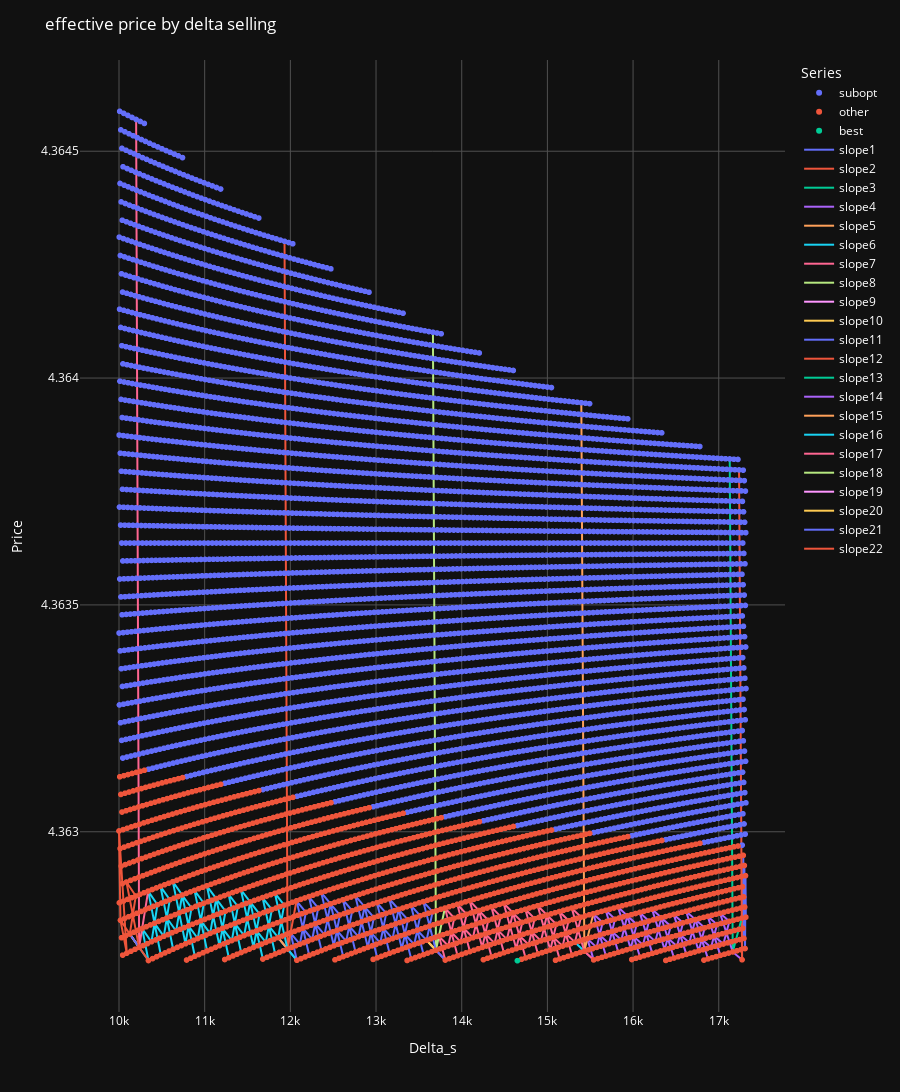

The notebook cell this image was saved under:
### Code cell
# Convert your data lists to Pandas DataFrames for easier handling
df1 = pd.DataFrame(perfect, columns=['delta_b', 'delta_s', 'price'])
df2 = pd.DataFrame(best_imperfect, columns=['delta_b', 'delta_s', 'price'])
df3 = pd.DataFrame(other_imperfect, columns=['delta_b', 'delta_s', 'price'])
df4 = pd.DataFrame(delta_b_too_low, columns=['delta_b', 'delta_s', 'price'])
df5 = pd.DataFrame(suboptimal_delta_b, columns=['delta_b', 'delta_s', 'price'])
# df6 = pd.DataFrame(first_slope, columns=['delta_b', 'delta_s', 'price'])
# df7 = pd.DataFrame(second_slope, columns=['delta_b', 'delta_s', 'price'])
slopes_df = [pd.DataFrame(slope, columns=['delta_b', 'delta_s', 'price']) for slope in slopes]
for i in range(len(slopes_df)):
    slopes_df[i]['Series'] = 'slope' + str(i + 1)

# Combine the dataframes with an identifier column
df1['Series'] = 'Without'
df2['Series'] = 'best'
df3['Series'] = 'other'
# df4['Series'] = 'Delta_b too low'
df5['Series'] = 'subopt'
# df6['Series'] = '1st'
# df7['Series'] = '2nd'
# pd.concat([df5, df1, df3] + slopes_df + [df2])
combined_df = pd.concat([df5, df1, df3, df2]) 

# Add a new column for point size based on the series
# Assuming 'Series' is a column that identifies each series
# series_size_mapping = {series: i+1 for i, series in enumerate(combined_df['Series'].unique())}
# combined_df['point_size'] = combined_df['Series'].map(series_size_mapping)

# Sort the DataFrame in reverse order of point size
# combined_df = combined_df.sort_values(by='point_size', ascending=False)

# Create an interactive scatter plot
fig = px.scatter(combined_df, x='delta_s', y='price', color='Series', #size='point_size',
                 hover_data=['delta_b', 'delta_s', 'price'])

# Add lines for specified series
# for series in slopes_df:
#     fig.add_trace(px.line(series, x='delta_s', y='price', color='Series').data[0])

# Concatenate all DataFrames in slopes_df
all_slopes_df = pd.concat(slopes_df)
# Create a line plot for all slopes
line_fig = px.line(all_slopes_df, x='delta_s', y='price', color='Series', hover_data=['delta_b', 'delta_s', 'price'])

# Add each line trace individually
for trace in line_fig.data:
    fig.add_trace(trace)

# Update marker properties to have darker outlines
# fig.update_traces(marker=dict(line=dict(width=1, color='rgba(40,40,40,1)')))  # Adjust the color as needed

# Update marker properties to remove outlines or match the fill color
fig.update_traces(marker=dict(line=dict(width=0)))  # Removes the outline

# Alternatively, to set the outline to the same color as the fill:
# fig.update_traces(marker=dict(line=dict(width=1, color='SAME_COLOR')))


# Update the layout for dark mode
fig.update_layout(
    title='Scatter Plot in Dark Mode',
    plot_bgcolor='rgb(17,17,17)',  # Dark plot background
    paper_bgcolor='rgb(17,17,17)',  # Dark paper background
    font_color='white',  # White text for better contrast
    xaxis=dict(
        gridcolor='rgb(80,80,80)',  # Darker gridlines
    ),
    yaxis=dict(
        gridcolor='rgb(80,80,80)',  # Darker gridlines
    )
)

# Add plot titles and labels
fig.update_layout(title='effective price by delta selling',
                  xaxis_title='Delta_s',
                  yaxis_title='Price',
                  # showlegend=False,
                  height=1600)
                  

# fig.update_yaxes(range=[combined_df['price'].min(), combined_df['price'].max()])  # Adjust the range as needed

# # Sort the DataFrame by 'ratio' in descending order
# sorted_df = combined_df.sort_values(by='price', ascending=False)

# # Adding a line that connects the dots in decreasing order of their y-value
# fig.add_trace(px.line(sorted_df, x='delta_b', y='price').data[0])

# # Find the five lowest unique y-values (ratios)
# lowest_ratios = combined_df['price'].unique()
# lowest_ratios.sort()

# # Group by 'ratio' and draw lines for each of the five lowest ratios
# for price in lowest_ratios[:20]:
#     group = combined_df[combined_df['price'] == price]
#     # Sort each group by 'delta_b' to make line connections logical
#     sorted_group = group.sort_values(by='delta_b')
#     fig.add_trace(px.line(sorted_group, x='delta_b', y='price').data[0])

# # Adjusting the plot size and layout
# fig.update_layout(title='Scatter Plot with Lines for Lowest Y-values',
#                   xaxis_title='Delta_b',
#                   yaxis_title='Price',
#                   height=800)

# Show the plot
fig.show()

### Figure 1 — Plotly figure (JSON) as saved in the notebook; plotly's stock layout.template omitted (floating-point values rounded to 4 significant figures; data arrays with more than 128 entries replaced by an {"elided": "..."} marker saying what was removed)
{"data": [{"customdata": {"elided": "5641x1 int values"}, "hovertemplate": "Series=subopt<br>delta_s=%{x}<br>price=%{y}<br>delta_b=%{customdata[0]}<extra></extra>", "legendgroup": "subopt", "marker": {"color": "#636efa", "line": {"width": 0}, "symbol": "circle"}, "mode": "markers", "name": "subopt", "showlegend": true, "type": "scattergl", "x": {"elided": "5641 int values"}, "xaxis": "x", "y": {"elided": "5641 float values"}, "yaxis": "y"}, {"customdata": {"elided": "1677x1 int values"}, "hovertemplate": "Series=other<br>delta_s=%{x}<br>price=%{y}<br>delta_b=%{customdata[0]}<extra></extra>", "legendgroup": "other", "marker": {"color": "#EF553B", "line": {"width": 0}, "symbol": "circle"}, "mode": "markers", "name": "other", "showlegend": true, "type": "scattergl", "x": {"elided": "1677 int values"}, "xaxis": "x", "y": {"elided": "1677 float values"}, "yaxis": "y"}, {"customdata": [[3358]], "hovertemplate": "Series=best<br>delta_s=%{x}<br>price=%{y}<br>delta_b=%{customdata[0]}<extra></extra>", "legendgroup": "best", "marker": {"color": "#00cc96", "line": {"width": 0}, "symbol": "circle"}, "mode": "markers", "name": "best", "showlegend": true, "type": "scattergl", "x": [14650], "xaxis": "x", "y": [4.363], "yaxis": "y"}, {"customdata": [[3969], [3968], [3967], [3966], [3965], [3964], [3963], [3962], [3961], [3960], [3959]], "hovertemplate": "Series=slope1<br>delta_s=%{x}<br>price=%{y}<br>delta_b=%{customdata[0]}<extra></extra>", "legendgroup": "slope1", "line": {"color": "#636efa", "dash": "solid"}, "marker": {"line": {"width": 0}, "symbol": "circle"}, "mode": "lines", "name": "slope1", "orientation": "v", "showlegend": true, "type": "scatter", "x": [17316, 17312, 17307, 17303, 17299, 17294, 17290, 17286, 17281, 17277, 17272], "xaxis": "x", "y": [4.363, 4.363, 4.363, 4.363, 4.363, 4.363, 4.363, 4.363, 4.363, 4.363, 4.363], "yaxis": "y"}, {"customdata": [[3959], [3950]], "hovertemplate": "Series=slope2<br>delta_s=%{x}<br>price=%{y}<br>delta_b=%{customdata[0]}<extra></extra>", "legendgroup": "slope2", "line": {"color": "#EF553B", "dash": "solid"}, "marker": {"line": {"width": 0}, "symbol": "circle"}, "mode": "lines", "name": "slope2", "orientation": "v", "showlegend": true, "type": "scatter", "x": [17272, 17237], "xaxis": "x", "y": [4.363, 4.364], "yaxis": "y"}, {"customdata": [[3958], [3950], [3950], [3942], [3942], [3934], [3934], [3925]], "hovertemplate": "Series=slope3<br>delta_s=%{x}<br>price=%{y}<br>delta_b=%{customdata[0]}<extra></extra>", "legendgroup": "slope3", "line": {"color": "#00cc96", "dash": "solid"}, "marker": {"line": {"width": 0}, "symbol": "circle"}, "mode": "lines", "name": "slope3", "orientation": "v", "showlegend": true, "type": "scatter", "x": [17268, 17233, 17233, 17198, 17198, 17163, 17163, 17128], "xaxis": "x", "y": [4.363, 4.363, 4.363, 4.363, 4.363, 4.363, 4.363, 4.364], "yaxis": "y"}, {"customdata": [[3959], [3934], [3900], [3925], [3909], [3884], [3901], [3867], [3892], [3876], [3851], [3868], [3834], [3859], [3843], [3809], [3834], [3818], [3793], [3810], [3776], [3801], [3785], [3760], [3777], [3743], [3768], [3752], [3718], [3743], [3727], [3702], [3719], [3685], [3710], [3694], [3669], [3686], [3652], [3677], [3661], [3627], [3652], [3636], [3611], [3628], [3594], [3619], [3603], [3578], [3595], [3561], [3586], [3570], [3545], [3562], [3537]], "hovertemplate": "Series=slope4<br>delta_s=%{x}<br>price=%{y}<br>delta_b=%{customdata[0]}<extra></extra>", "legendgroup": "slope4", "line": {"color": "#ab63fa", "dash": "solid"}, "marker": {"line": {"width": 0}, "symbol": "circle"}, "mode": "lines", "name": "slope4", "orientation": "v", "showlegend": true, "type": "scatter", "x": [17272, 17163, 17015, 17124, 17054, 16945, 17019, 16871, 16980, 16910, 16801, 16875, 16727, 16836, 16766, 16618, 16727, 16657, 16548, 16622, 16474, 16583, 16513, 16404, 16478, 16330, 16439, 16369, 16221, 16330, 16260, 16151, 16225, 16077, 16186, 16116, 16007, 16081, 15933, 16042, 15972, 15824, 15933, 15863, 15754, 15828, 15680, 15789, 15719, 15610, 15684, 15536, 15645, 15575, 15466, 15540, 15431], "xaxis": "x", "y": [4.363, 4.363, 4.363, 4.363, 4.363, 4.363, 4.363, 4.363, 4.363, 4.363, 4.363, 4.363, 4.363, 4.363, 4.363, 4.363, 4.363, 4.363, 4.363, 4.363, 4.363, 4.363, 4.363, 4.363, 4.363, 4.363, 4.363, 4.363, 4.363, 4.363, 4.363, 4.363, 4.363, 4.363, 4.363, 4.363, 4.363, 4.363, 4.363, 4.363, 4.363, 4.363, 4.363, 4.363, 4.363, 4.363, 4.363, 4.363, 4.363, 4.363, 4.363, 4.363, 4.363, 4.363, 4.363, 4.363, 4.363], "yaxis": "y"}, {"customdata": [[3561], [3553], [3553], [3545], [3545], [3537], [3537], [3528]], "hovertemplate": "Series=slope5<br>delta_s=%{x}<br>price=%{y}<br>delta_b=%{customdata[0]}<extra></extra>", "legendgroup": "slope5", "line": {"color": "#FFA15A", "dash": "solid"}, "marker": {"line": {"width": 0}, "symbol": "circle"}, "mode": "lines", "name": "slope5", "orientation": "v", "showlegend": true, "type": "scatter", "x": [15536, 15501, 15501, 15466, 15466, 15431, 15431, 15396], "xaxis": "x", "y": [4.363, 4.363, 4.363, 4.363, 4.363, 4.363, 4.363, 4.364], "yaxis": "y"}, {"customdata": [[3537], [3512]], "hovertemplate": "Series=slope6<br>delta_s=%{x}<br>price=%{y}<br>delta_b=%{customdata[0]}<extra></extra>", "legendgroup": "slope6", "line": {"color": "#19d3f3", "dash": "solid"}, "marker": {"line": {"width": 0}, "symbol": "circle"}, "mode": "lines", "name": "slope6", "orientation": "v", "showlegend": true, "type": "scatter", "x": [15431, 15322], "xaxis": "x", "y": [4.363, 4.363], "yaxis": "y"}, {"customdata": [[3562], [3537], [3503], [3528], [3512], [3487], [3504], [3470], [3495], [3479], [3454], [3471], [3437], [3462], [3446], [3412], [3437], [3421], [3396], [3413], [3379], [3404], [3388], [3363], [3380], [3346], [3371], [3355], [3321], [3346], [3330], [3305], [3322], [3288], [3313], [3297], [3272], [3289], [3255], [3280], [3264], [3230], [3255], [3239], [3214], [3231], [3197], [3222], [3206], [3181], [3198], [3164], [3189], [3173], [3148], [3165], [3140]], "hovertemplate": "Series=slope7<br>delta_s=%{x}<br>price=%{y}<br>delta_b=%{customdata[0]}<extra></extra>", "legendgroup": "slope7", "line": {"color": "#FF6692", "dash": "solid"}, "marker": {"line": {"width": 0}, "symbol": "circle"}, "mode": "lines", "name": "slope7", "orientation": "v", "showlegend": true, "type": "scatter", "x": [15540, 15431, 15283, 15392, 15322, 15213, 15287, 15139, 15248, 15178, 15069, 15143, 14995, 15104, 15034, 14886, 14995, 14925, 14816, 14890, 14742, 14851, 14781, 14672, 14746, 14598, 14707, 14637, 14489, 14598, 14528, 14419, 14493, 14345, 14454, 14384, 14275, 14349, 14201, 14310, 14240, 14092, 14201, 14131, 14022, 14096, 13948, 14057, 13987, 13878, 13952, 13804, 13913, 13843, 13734, 13808, 13699], "xaxis": "x", "y": [4.363, 4.363, 4.363, 4.363, 4.363, 4.363, 4.363, 4.363, 4.363, 4.363, 4.363, 4.363, 4.363, 4.363, 4.363, 4.363, 4.363, 4.363, 4.363, 4.363, 4.363, 4.363, 4.363, 4.363, 4.363, 4.363, 4.363, 4.363, 4.363, 4.363, 4.363, 4.363, 4.363, 4.363, 4.363, 4.363, 4.363, 4.363, 4.363, 4.363, 4.363, 4.363, 4.363, 4.363, 4.363, 4.363, 4.363, 4.363, 4.363, 4.363, 4.363, 4.363, 4.363, 4.363, 4.363, 4.363, 4.363], "yaxis": "y"}, {"customdata": [[3164], [3156], [3156], [3148], [3148], [3140], [3140], [3131]], "hovertemplate": "Series=slope8<br>delta_s=%{x}<br>price=%{y}<br>delta_b=%{customdata[0]}<extra></extra>", "legendgroup": "slope8", "line": {"color": "#B6E880", "dash": "solid"}, "marker": {"line": {"width": 0}, "symbol": "circle"}, "mode": "lines", "name": "slope8", "orientation": "v", "showlegend": true, "type": "scatter", "x": [13804, 13769, 13769, 13734, 13734, 13699, 13699, 13664], "xaxis": "x", "y": [4.363, 4.363, 4.363, 4.363, 4.363, 4.363, 4.363, 4.364], "yaxis": "y"}, {"customdata": [[3140], [3115]], "hovertemplate": "Series=slope9<br>delta_s=%{x}<br>price=%{y}<br>delta_b=%{customdata[0]}<extra></extra>", "legendgroup": "slope9", "line": {"color": "#FF97FF", "dash": "solid"}, "marker": {"line": {"width": 0}, "symbol": "circle"}, "mode": "lines", "name": "slope9", "orientation": "v", "showlegend": true, "type": "scatter", "x": [13699, 13590], "xaxis": "x", "y": [4.363, 4.363], "yaxis": "y"}, {"customdata": [[3140], [3115]], "hovertemplate": "Series=slope10<br>delta_s=%{x}<br>price=%{y}<br>delta_b=%{customdata[0]}<extra></extra>", "legendgroup": "slope10", "line": {"color": "#FECB52", "dash": "solid"}, "marker": {"line": {"width": 0}, "symbol": "circle"}, "mode": "lines", "name": "slope10", "orientation": "v", "showlegend": true, "type": "scatter", "x": [13699, 13590], "xaxis": "x", "y": [4.363, 4.363], "yaxis": "y"}, {"customdata": [[3165], [3140], [3106], [3131], [3115], [3090], [3107], [3073], [3098], [3082], [3057], [3074], [3040], [3065], [3049], [3015], [3040], [3024], [2999], [3016], [2982], [3007], [2991], [2966], [2983], [2949], [2974], [2958], [2924], [2949], [2933], [2908], [2925], [2891], [2916], [2900], [2875], [2892], [2858], [2883], [2867], [2833], [2858], [2842], [2817], [2834], [2800], [2825], [2809], [2784], [2801], [2767], [2792], [2776], [2751], [2768], [2743]], "hovertemplate": "Series=slope11<br>delta_s=%{x}<br>price=%{y}<br>delta_b=%{customdata[0]}<extra></extra>", "legendgroup": "slope11", "line": {"color": "#636efa", "dash": "solid"}, "marker": {"line": {"width": 0}, "symbol": "circle"}, "mode": "lines", "name": "slope11", "orientation": "v", "showlegend": true, "type": "scatter", "x": [13808, 13699, 13551, 13660, 13590, 13481, 13555, 13407, 13516, 13446, 13337, 13411, 13263, 13372, 13302, 13154, 13263, 13193, 13084, 13158, 13010, 13119, 13049, 12940, 13014, 12866, 12975, 12905, 12757, 12866, 12796, 12687, 12761, 12613, 12722, 12652, 12543, 12617, 12469, 12578, 12508, 12360, 12469, 12399, 12290, 12364, 12216, 12325, 12255, 12146, 12220, 12072, 12181, 12111, 12002, 12076, 11967], "xaxis": "x", "y": [4.363, 4.363, 4.363, 4.363, 4.363, 4.363, 4.363, 4.363, 4.363, 4.363, 4.363, 4.363, 4.363, 4.363, 4.363, 4.363, 4.363, 4.363, 4.363, 4.363, 4.363, 4.363, 4.363, 4.363, 4.363, 4.363, 4.363, 4.363, 4.363, 4.363, 4.363, 4.363, 4.363, 4.363, 4.363, 4.363, 4.363, 4.363, 4.363, 4.363, 4.363, 4.363, 4.363, 4.363, 4.363, 4.363, 4.363, 4.363, 4.363, 4.363, 4.363, 4.363, 4.363, 4.363, 4.363, 4.363, 4.363], "yaxis": "y"}, {"customdata": [[2767], [2759], [2759], [2751], [2751], [2743], [2743], [2734]], "hovertemplate": "Series=slope12<br>delta_s=%{x}<br>price=%{y}<br>delta_b=%{customdata[0]}<extra></extra>", "legendgroup": "slope12", "line": {"color": "#EF553B", "dash": "solid"}, "marker": {"line": {"width": 0}, "symbol": "circle"}, "mode": "lines", "name": "slope12", "orientation": "v", "showlegend": true, "type": "scatter", "x": [12072, 12037, 12037, 12002, 12002, 11967, 11967, 11932], "xaxis": "x", "y": [4.363, 4.363, 4.363, 4.363, 4.363, 4.363, 4.363, 4.364], "yaxis": "y"}, {"customdata": [[2743], [2718]], "hovertemplate": "Series=slope13<br>delta_s=%{x}<br>price=%{y}<br>delta_b=%{customdata[0]}<extra></extra>", "legendgroup": "slope13", "line": {"color": "#00cc96", "dash": "solid"}, "marker": {"line": {"width": 0}, "symbol": "circle"}, "mode": "lines", "name": "slope13", "orientation": "v", "showlegend": true, "type": "scatter", "x": [11967, 11858], "xaxis": "x", "y": [4.363, 4.363], "yaxis": "y"}, {"customdata": [[2743], [2718]], "hovertemplate": "Series=slope14<br>delta_s=%{x}<br>price=%{y}<br>delta_b=%{customdata[0]}<extra></extra>", "legendgroup": "slope14", "line": {"color": "#ab63fa", "dash": "solid"}, "marker": {"line": {"width": 0}, "symbol": "circle"}, "mode": "lines", "name": "slope14", "orientation": "v", "showlegend": true, "type": "scatter", "x": [11967, 11858], "xaxis": "x", "y": [4.363, 4.363], "yaxis": "y"}, {"customdata": [[2743], [2718]], "hovertemplate": "Series=slope15<br>delta_s=%{x}<br>price=%{y}<br>delta_b=%{customdata[0]}<extra></extra>", "legendgroup": "slope15", "line": {"color": "#FFA15A", "dash": "solid"}, "marker": {"line": {"width": 0}, "symbol": "circle"}, "mode": "lines", "name": "slope15", "orientation": "v", "showlegend": true, "type": "scatter", "x": [11967, 11858], "xaxis": "x", "y": [4.363, 4.363], "yaxis": "y"}, {"customdata": [[2768], [2743], [2709], [2734], [2718], [2693], [2710], [2676], [2701], [2685], [2660], [2677], [2643], [2668], [2652], [2618], [2643], [2627], [2602], [2619], [2585], [2610], [2594], [2569], [2586], [2552], [2577], [2561], [2527], [2552], [2536], [2511], [2528], [2494], [2519], [2503], [2478], [2495], [2461], [2486], [2470], [2436], [2461], [2445], [2420], [2437], [2403], [2428], [2412], [2387], [2404], [2370], [2395], [2379], [2354], [2371], [2346]], "hovertemplate": "Series=slope16<br>delta_s=%{x}<br>price=%{y}<br>delta_b=%{customdata[0]}<extra></extra>", "legendgroup": "slope16", "line": {"color": "#19d3f3", "dash": "solid"}, "marker": {"line": {"width": 0}, "symbol": "circle"}, "mode": "lines", "name": "slope16", "orientation": "v", "showlegend": true, "type": "scatter", "x": [12076, 11967, 11819, 11928, 11858, 11749, 11823, 11675, 11784, 11714, 11605, 11679, 11531, 11640, 11570, 11422, 11531, 11461, 11352, 11426, 11278, 11387, 11317, 11208, 11282, 11134, 11243, 11173, 11025, 11134, 11064, 10955, 11029, 10881, 10990, 10920, 10811, 10885, 10737, 10846, 10776, 10628, 10737, 10667, 10558, 10632, 10484, 10593, 10523, 10414, 10488, 10340, 10449, 10379, 10270, 10344, 10235], "xaxis": "x", "y": [4.363, 4.363, 4.363, 4.363, 4.363, 4.363, 4.363, 4.363, 4.363, 4.363, 4.363, 4.363, 4.363, 4.363, 4.363, 4.363, 4.363, 4.363, 4.363, 4.363, 4.363, 4.363, 4.363, 4.363, 4.363, 4.363, 4.363, 4.363, 4.363, 4.363, 4.363, 4.363, 4.363, 4.363, 4.363, 4.363, 4.363, 4.363, 4.363, 4.363, 4.363, 4.363, 4.363, 4.363, 4.363, 4.363, 4.363, 4.363, 4.363, 4.363, 4.363, 4.363, 4.363, 4.363, 4.363, 4.363, 4.363], "yaxis": "y"}, {"customdata": [[2370], [2362], [2362], [2354], [2354], [2346], [2346], [2337]], "hovertemplate": "Series=slope17<br>delta_s=%{x}<br>price=%{y}<br>delta_b=%{customdata[0]}<extra></extra>", "legendgroup": "slope17", "line": {"color": "#FF6692", "dash": "solid"}, "marker": {"line": {"width": 0}, "symbol": "circle"}, "mode": "lines", "name": "slope17", "orientation": "v", "showlegend": true, "type": "scatter", "x": [10340, 10305, 10305, 10270, 10270, 10235, 10235, 10200], "xaxis": "x", "y": [4.363, 4.363, 4.363, 4.363, 4.363, 4.363, 4.363, 4.365], "yaxis": "y"}, {"customdata": [[2346], [2321]], "hovertemplate": "Series=slope18<br>delta_s=%{x}<br>price=%{y}<br>delta_b=%{customdata[0]}<extra></extra>", "legendgroup": "slope18", "line": {"color": "#B6E880", "dash": "solid"}, "marker": {"line": {"width": 0}, "symbol": "circle"}, "mode": "lines", "name": "slope18", "orientation": "v", "showlegend": true, "type": "scatter", "x": [10235, 10126], "xaxis": "x", "y": [4.363, 4.363], "yaxis": "y"}, {"customdata": [[2346], [2321]], "hovertemplate": "Series=slope19<br>delta_s=%{x}<br>price=%{y}<br>delta_b=%{customdata[0]}<extra></extra>", "legendgroup": "slope19", "line": {"color": "#FF97FF", "dash": "solid"}, "marker": {"line": {"width": 0}, "symbol": "circle"}, "mode": "lines", "name": "slope19", "orientation": "v", "showlegend": true, "type": "scatter", "x": [10235, 10126], "xaxis": "x", "y": [4.363, 4.363], "yaxis": "y"}, {"customdata": [[2346], [2321]], "hovertemplate": "Series=slope20<br>delta_s=%{x}<br>price=%{y}<br>delta_b=%{customdata[0]}<extra></extra>", "legendgroup": "slope20", "line": {"color": "#FECB52", "dash": "solid"}, "marker": {"line": {"width": 0}, "symbol": "circle"}, "mode": "lines", "name": "slope20", "orientation": "v", "showlegend": true, "type": "scatter", "x": [10235, 10126], "xaxis": "x", "y": [4.363, 4.363], "yaxis": "y"}, {"customdata": [[2346], [2321]], "hovertemplate": "Series=slope21<br>delta_s=%{x}<br>price=%{y}<br>delta_b=%{customdata[0]}<extra></extra>", "legendgroup": "slope21", "line": {"color": "#636efa", "dash": "solid"}, "marker": {"line": {"width": 0}, "symbol": "circle"}, "mode": "lines", "name": "slope21", "orientation": "v", "showlegend": true, "type": "scatter", "x": [10235, 10126], "xaxis": "x", "y": [4.363, 4.363], "yaxis": "y"}, {"customdata": [[2371], [2346], [2312], [2337], [2321], [2296], [2313], [2292], [2304], [2292], [2296], [2292], [2292]], "hovertemplate": "Series=slope22<br>delta_s=%{x}<br>price=%{y}<br>delta_b=%{customdata[0]}<extra></extra>", "legendgroup": "slope22", "line": {"color": "#EF553B", "dash": "solid"}, "marker": {"line": {"width": 0}, "symbol": "circle"}, "mode": "lines", "name": "slope22", "orientation": "v", "showlegend": true, "type": "scatter", "x": [10344, 10235, 10087, 10196, 10126, 10017, 10091, 10000, 10052, 10000, 10017, 10000, 10000], "xaxis": "x", "y": [4.363, 4.363, 4.363, 4.363, 4.363, 4.363, 4.363, 4.363, 4.363, 4.363, 4.363, 4.363, 4.363], "yaxis": "y"}], "layout": {"font": {"color": "white"}, "height": 1600, "legend": {"title": {"text": "Series"}, "tracegroupgap": 0}, "margin": {"t": 60}, "paper_bgcolor": "rgb(17,17,17)", "plot_bgcolor": "rgb(17,17,17)", "title": {"text": "effective price by delta selling"}, "xaxis": {"anchor": "y", "domain": [0, 1], "gridcolor": "rgb(80,80,80)", "title": {"text": "Delta_s"}}, "yaxis": {"anchor": "x", "domain": [0, 1], "gridcolor": "rgb(80,80,80)", "title": {"text": "Price"}}}}
